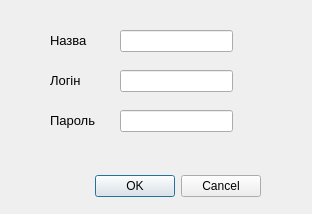
<?xml version="1.0" encoding="UTF-8"?>
<ui version="4.0">
 <class>CreateDataBase</class>
 <widget class="QDialog" name="CreateDataBase">
  <property name="geometry">
   <rect>
    <x>0</x>
    <y>0</y>
    <width>312</width>
    <height>214</height>
   </rect>
  </property>
  <property name="windowTitle">
   <string>Dialog</string>
  </property>
  <widget class="QDialogButtonBox" name="buttonBox">
   <property name="geometry">
    <rect>
     <x>-80</x>
     <y>170</y>
     <width>341</width>
     <height>32</height>
    </rect>
   </property>
   <property name="orientation">
    <enum>Qt::Horizontal</enum>
   </property>
   <property name="standardButtons">
    <set>QDialogButtonBox::Cancel|QDialogButtonBox::Ok</set>
   </property>
  </widget>
  <widget class="QLineEdit" name="dbName">
   <property name="geometry">
    <rect>
     <x>120</x>
     <y>30</y>
     <width>113</width>
     <height>22</height>
    </rect>
   </property>
  </widget>
  <widget class="QLineEdit" name="dbLogin">
   <property name="geometry">
    <rect>
     <x>120</x>
     <y>70</y>
     <width>113</width>
     <height>22</height>
    </rect>
   </property>
  </widget>
  <widget class="QLineEdit" name="dbPass">
   <property name="geometry">
    <rect>
     <x>120</x>
     <y>110</y>
     <width>113</width>
     <height>22</height>
    </rect>
   </property>
  </widget>
  <widget class="QLabel" name="label">
   <property name="geometry">
    <rect>
     <x>50</x>
     <y>30</y>
     <width>61</width>
     <height>21</height>
    </rect>
   </property>
   <property name="font">
    <font>
     <pointsize>10</pointsize>
    </font>
   </property>
   <property name="text">
    <string>Назва</string>
   </property>
  </widget>
  <widget class="QLabel" name="label_2">
   <property name="geometry">
    <rect>
     <x>50</x>
     <y>70</y>
     <width>61</width>
     <height>21</height>
    </rect>
   </property>
   <property name="font">
    <font>
     <pointsize>10</pointsize>
    </font>
   </property>
   <property name="text">
    <string>Логiн</string>
   </property>
  </widget>
  <widget class="QLabel" name="label_3">
   <property name="geometry">
    <rect>
     <x>50</x>
     <y>110</y>
     <width>61</width>
     <height>21</height>
    </rect>
   </property>
   <property name="font">
    <font>
     <pointsize>10</pointsize>
    </font>
   </property>
   <property name="text">
    <string>Пароль</string>
   </property>
  </widget>
 </widget>
 <resources/>
 <connections>
  <connection>
   <sender>buttonBox</sender>
   <signal>accepted()</signal>
   <receiver>CreateDataBase</receiver>
   <slot>accept()</slot>
   <hints>
    <hint type="sourcelabel">
     <x>248</x>
     <y>254</y>
    </hint>
    <hint type="destinationlabel">
     <x>157</x>
     <y>274</y>
    </hint>
   </hints>
  </connection>
  <connection>
   <sender>buttonBox</sender>
   <signal>rejected()</signal>
   <receiver>CreateDataBase</receiver>
   <slot>reject()</slot>
   <hints>
    <hint type="sourcelabel">
     <x>316</x>
     <y>260</y>
    </hint>
    <hint type="destinationlabel">
     <x>286</x>
     <y>274</y>
    </hint>
   </hints>
  </connection>
 </connections>
</ui>
